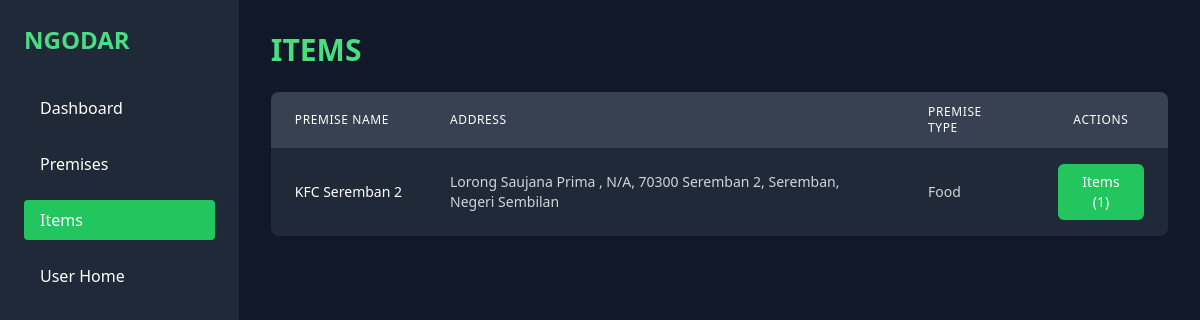
Before: /merchant-home/items/ (signed in) with the older database file.
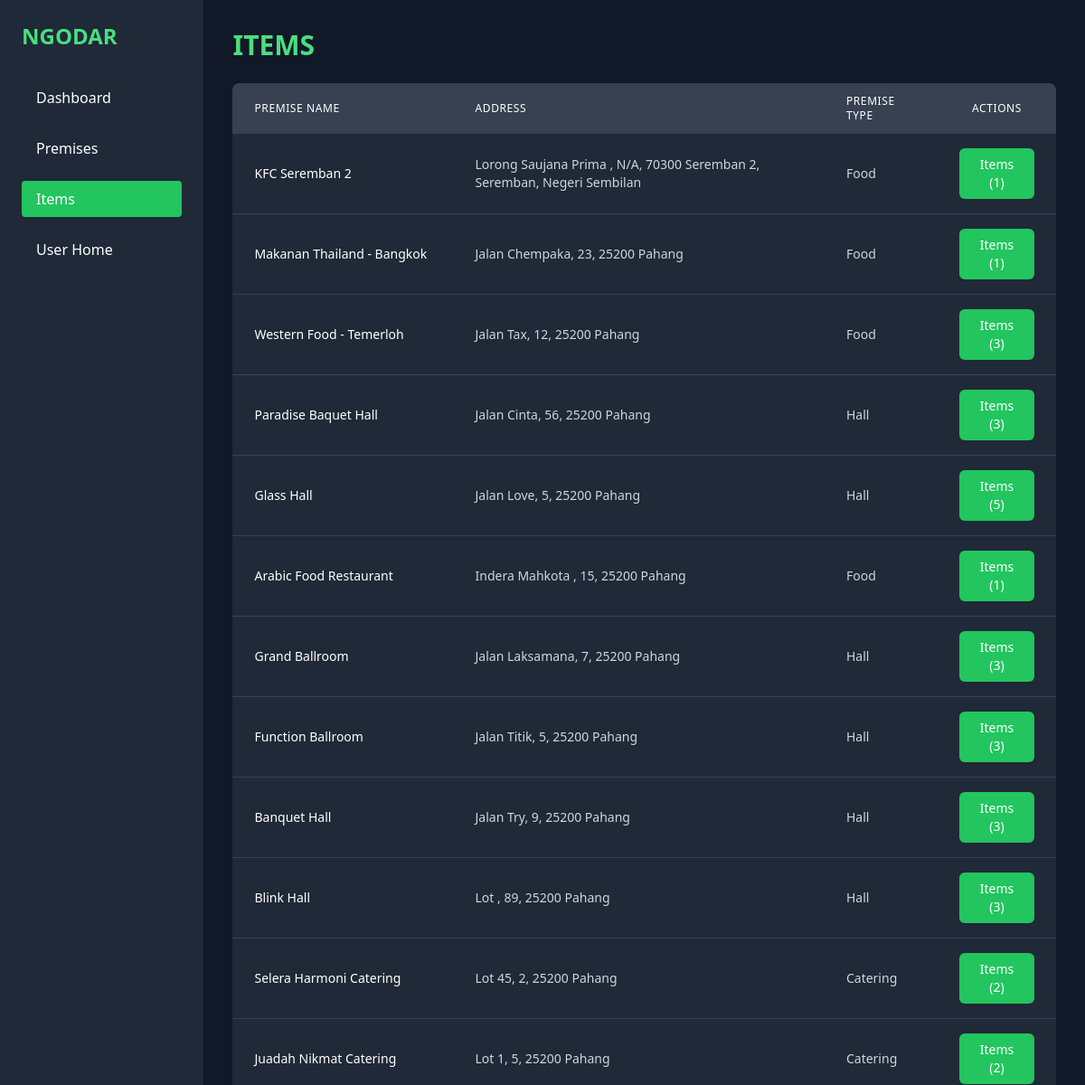
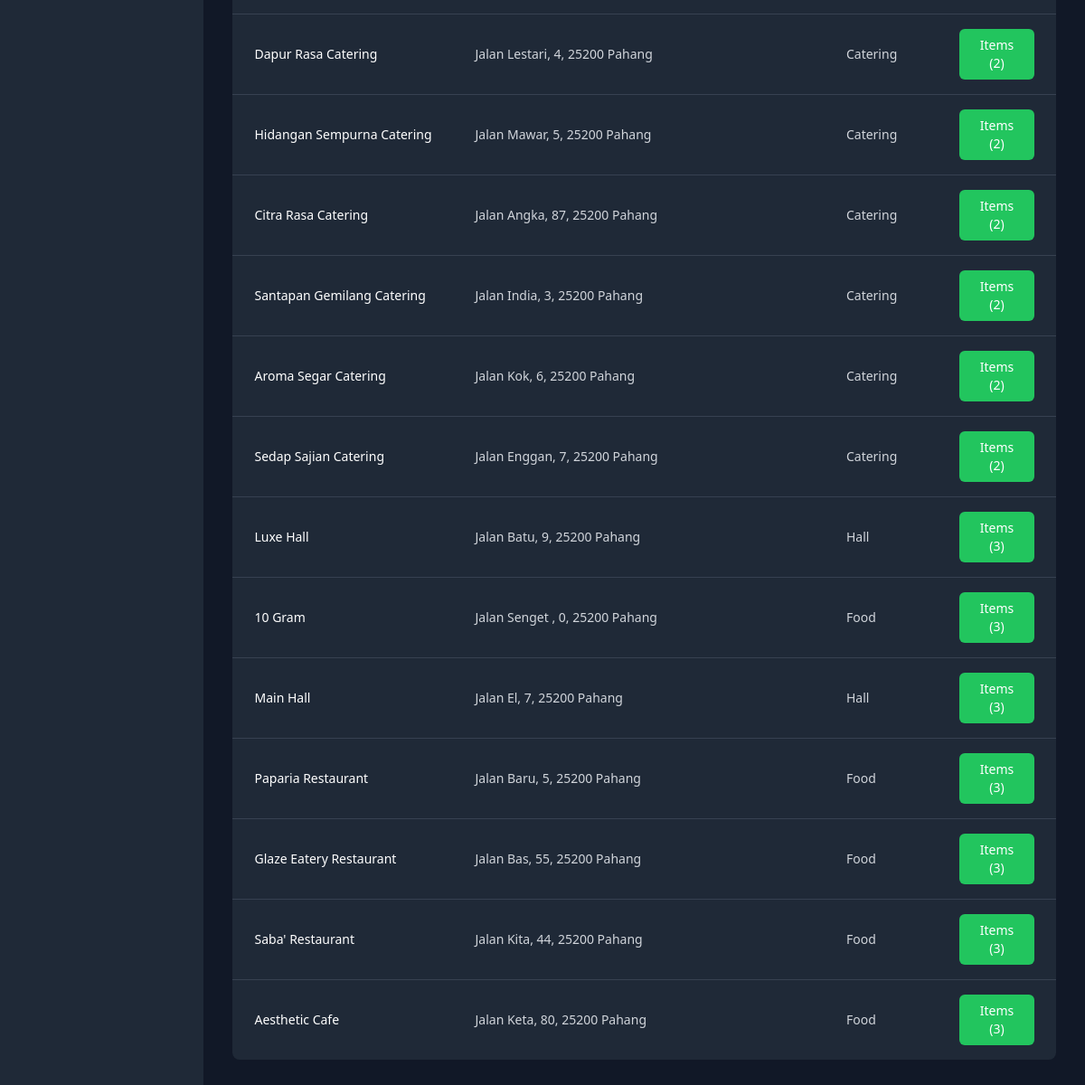
After: the same page with the newer database file (2 pictures, top to bottom).
### ngodars/models.py (models this page shows, shortened)
class PREMISE(models.Model):
    PREMISE = [
        {'hall','Hall'},
        {'catering', 'Catering'},
        {'food','Food'},
    ]
    def validate_image(image):
        if image.size > 5 * 1024 * 1024:  # Limit to 2 MB
            raise ValidationError("Image file too large ( > 5MB )")
        if not image.name.endswith(('.png', '.jpg', '.jpeg')):
            raise ValidationError("Unsupported file extension. Only .png, .jpg, and .jpeg are allowed.")
    premiseID = models.AutoField(primary_key=True)
    premisename = models.TextField()
    premisetype = models.TextField(choices=PREMISE,default=None)
    premiseimage = models.ImageField(upload_to='premise_images/', validators=[validate_image], default=None)
    statearea = models.TextField(default=None)
    poscode = models.TextField(default=None)
    unit = models.TextField(default=None)
    streetname = models.TextField(default=None)
    merchantID = models.ForeignKey(MERCHANT, on_delete=models.CASCADE, default=None)

### ngodars/views.py (the view)
# urls.py: path('merchant-home/items/', views.items, name='items'),
def items(request):
    user_id = request.session.get('user_id')
    if not request.session.get('user_type') == 'user':
        request.session.flush()
        messages.error(request, "You do not have permission to view this page. Please login again")
        return redirect('login')
    try:
        merchant = MERCHANT.objects.get(userID=user_id)
        premises = PREMISE.objects.filter(merchantID=merchant)
        premises_with_items = []
        for premise in premises:
            item_count = ITEM.objects.filter(premiseID=premise).count()
            premises_with_items.append({
                'premise': premise,
                'item_count': item_count,
                'full_address': f"{premise.streetname}, {premise.unit or 'N/A'}, {premise.poscode} {premise.statearea}"
            })
        return render(request, 'merchant/items.html', {
            'premises_with_items': premises_with_items
        })
    except MERCHANT.DoesNotExist:
        messages.error(request, "Merchant account not found")
        return redirect('login')
    except Exception as e:
        messages.error(request, f"An error occurred: {str(e)}")
        return redirect('merchant_dashboard')

### ngodars/templates/merchant/items.html (shortened to what this page needs)
{% load static %}
<!DOCTYPE html>
<html lang="en">
<head>
    <script src="https://cdn.tailwindcss.com"></script>
</head>
<body class="bg-gray-900 text-white min-h-screen flex">
    <div class="w-64 bg-gray-800 p-6">
        <a href="{% url 'merchant_dashboard' %}"><h1 class="text-2xl font-bold mb-8 text-green-400">NGODAR</h1></a>
        <nav class="space-y-4">
            <a href="{% url 'merchant_dashboard' %}" class="block py-2 px-4 hover:bg-gray-700 rounded">Dashboard</a>
            <a href="{% url 'premise' %}" class="block py-2 px-4 hover:bg-gray-700 rounded">Premises</a>
            <a href="#" class="block py-2 px-4 bg-green-500 text-white rounded">Items</a>
            <a href="{% url 'user_home' %}" class="block py-2 px-4 hover:bg-gray-700 rounded">User Home</a>
        </nav>
    </div>
    <div class="flex-grow p-8">
        <div class="flex justify-between items-center mb-6">
            <h2 class="text-3xl font-bold text-green-400">ITEMS</h2>
        </div>
        <div class="bg-gray-800 rounded-lg overflow-hidden animate-fade-in">
            <table class="w-full">
                <thead class="bg-gray-700">
                    <tr>
                        <th class="px-6 py-3 text-left text-xs font-medium text-white uppercase tracking-wider">Premise Name</th>
                        <th class="px-6 py-3 text-left text-xs font-medium text-white uppercase tracking-wider">Address</th>
                        <th class="px-6 py-3 text-left text-xs font-medium text-white uppercase tracking-wider">Premise Type</th>
                        <th class="px-6 py-3 text-center text-xs font-medium text-white uppercase tracking-wider">Actions</th>
                    </tr>
                </thead>
                <tbody class="divide-y divide-gray-700">
                    {% for premise_data in premises_with_items %}
                    <tr class="hover:bg-gray-700 transition duration-200">
                        <td class="px-6 py-4 whitespace-nowrap">
                            <div class="text-sm font-medium text-white">
                                {{ premise_data.premise.premisename }}
                            </div>
                        </td>
                        <td class="px-6 py-4 text-sm text-gray-300">
                            {{ premise_data.full_address }}
                        </td>
                        <td class="px-6 py-4 whitespace-nowrap text-sm text-gray-300">
                            {{ premise_data.premise.premisetype|capfirst }}
                        </td>
                        <td class="px-6 py-4 text-center">
                            <a href="{% url 'premise_items' premise_data.premise.premiseID %}"
                               class="inline-flex items-center px-4 py-2 bg-green-500 hover:bg-green-600 text-white text-sm font-medium rounded-md transition duration-300 ease-in-out transform hover:scale-105">
                                Items ({{ premise_data.item_count }})
                            </a>
                        </td>
                    </tr>
                    {% empty %}
                    <tr>
                        <td colspan="4" class="px-6 py-4 text-center text-gray-400">
                            No premises found. Add a premise to start managing items.
                        </td>
                    </tr>
                    {% endfor %}
                </tbody>
            </table>
        </div>
    </div>
</body>
</html>

Changed rows visible on the page:
added PREMISE: premise.premisename "Makanan Thailand - Bangkok", full_address "Jalan Chempaka, 23, 25200 Pahang", premise.premisetype "Food", item_count "1"
added PREMISE: premise.premisename "Western Food - Temerloh", full_address "Jalan Tax, 12, 25200 Pahang", premise.premisetype "Food", item_count "3"
added PREMISE: premise.premisename "Paradise Baquet Hall", full_address "Jalan Cinta, 56, 25200 Pahang", premise.premisetype "Hall", item_count "3"
added PREMISE: premise.premisename "Glass Hall", full_address "Jalan Love, 5, 25200 Pahang", premise.premisetype "Hall", item_count "5"
added PREMISE: premise.premisename "Arabic Food Restaurant", full_address "Indera Mahkota , 15, 25200 Pahang", premise.premisetype "Food", item_count "1"
added PREMISE: premise.premisename "Grand Ballroom", full_address "Jalan Laksamana, 7, 25200 Pahang", premise.premisetype "Hall", item_count "3"
added PREMISE: premise.premisename "Function Ballroom", full_address "Jalan Titik, 5, 25200 Pahang", premise.premisetype "Hall", item_count "3"
added PREMISE: premise.premisename "Banquet Hall", full_address "Jalan Try, 9, 25200 Pahang", premise.premisetype "Hall", item_count "3"
added PREMISE: premise.premisename "Blink Hall", full_address "Lot , 89, 25200 Pahang", premise.premisetype "Hall", item_count "3"
added PREMISE: premise.premisename "Selera Harmoni Catering", full_address "Lot 45, 2, 25200 Pahang", premise.premisetype "Catering", item_count "2"
added PREMISE: premise.premisename "Juadah Nikmat Catering", full_address "Lot 1, 5, 25200 Pahang", premise.premisetype "Catering", item_count "2"
added PREMISE: premise.premisename "Dapur Rasa Catering", full_address "Jalan Lestari, 4, 25200 Pahang", premise.premisetype "Catering", item_count "2"
added PREMISE: premise.premisename "Hidangan Sempurna Catering", full_address "Jalan Mawar, 5, 25200 Pahang", premise.premisetype "Catering", item_count "2"
added PREMISE: premise.premisename "Citra Rasa Catering", full_address "Jalan Angka, 87, 25200 Pahang", premise.premisetype "Catering", item_count "2"
added PREMISE: premise.premisename "Santapan Gemilang Catering", full_address "Jalan India, 3, 25200 Pahang", premise.premisetype "Catering", item_count "2"
added PREMISE: premise.premisename "Aroma Segar Catering", full_address "Jalan Kok, 6, 25200 Pahang", premise.premisetype "Catering", item_count "2"
added PREMISE: premise.premisename "Sedap Sajian Catering", full_address "Jalan Enggan, 7, 25200 Pahang", premise.premisetype "Catering", item_count "2"
added PREMISE: premise.premisename "Luxe Hall", full_address "Jalan Batu, 9, 25200 Pahang", premise.premisetype "Hall", item_count "3"
added PREMISE: premise.premisename "10 Gram", full_address "Jalan Senget , 0, 25200 Pahang", premise.premisetype "Food", item_count "3"
added PREMISE: premise.premisename "Main Hall", full_address "Jalan El, 7, 25200 Pahang", premise.premisetype "Hall", item_count "3"
added PREMISE: premise.premisename "Paparia Restaurant", full_address "Jalan Baru, 5, 25200 Pahang", premise.premisetype "Food", item_count "3"
added PREMISE: premise.premisename "Glaze Eatery Restaurant", full_address "Jalan Bas, 55, 25200 Pahang", premise.premisetype "Food", item_count "3"
added PREMISE: premise.premisename "Saba' Restaurant", full_address "Jalan Kita, 44, 25200 Pahang", premise.premisetype "Food", item_count "3"
added PREMISE: premise.premisename "Aesthetic Cafe", full_address "Jalan Keta, 80, 25200 Pahang", premise.premisetype "Food", item_count "3"
